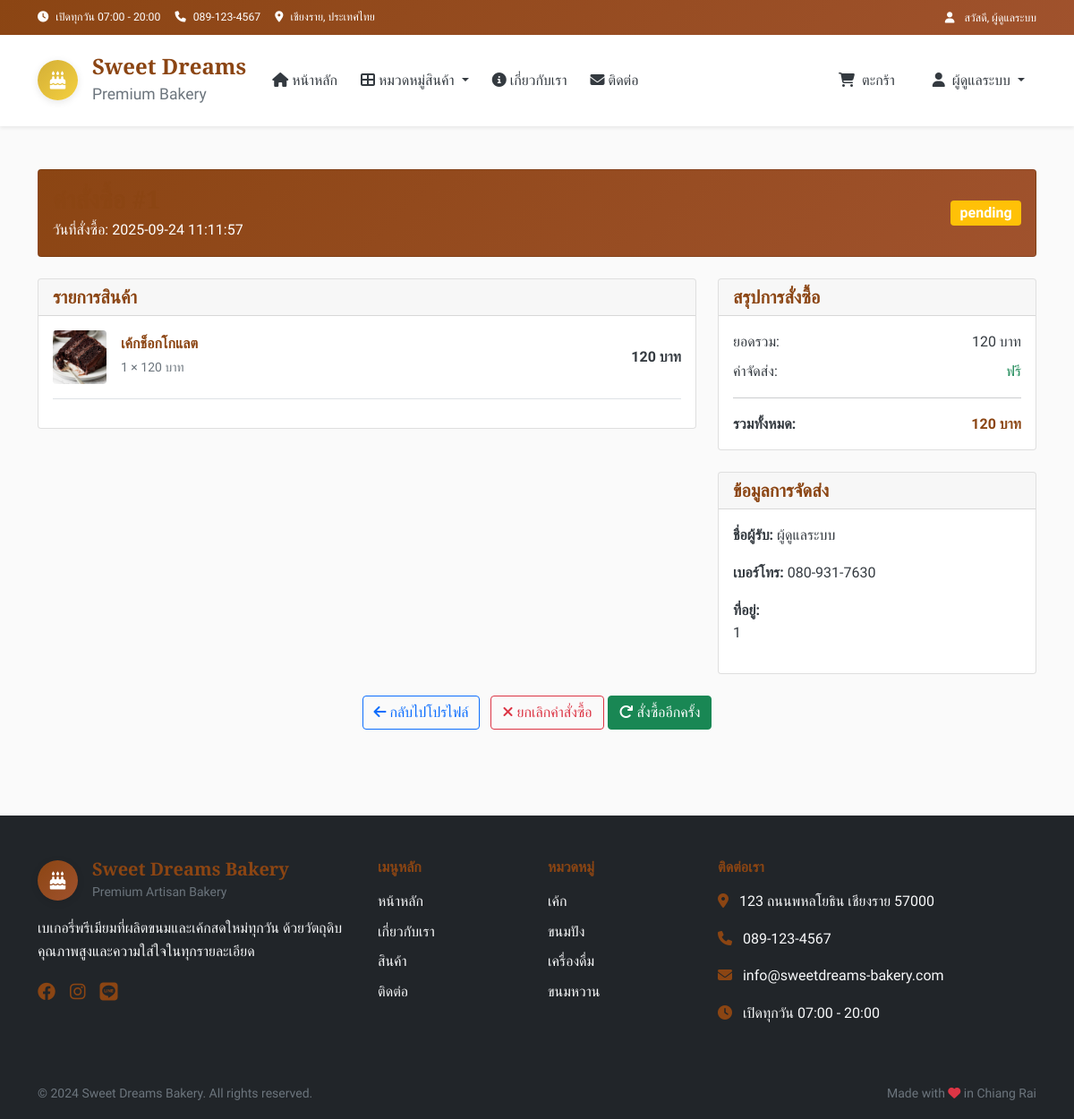
The app's page /order/1 (signed in), older data.
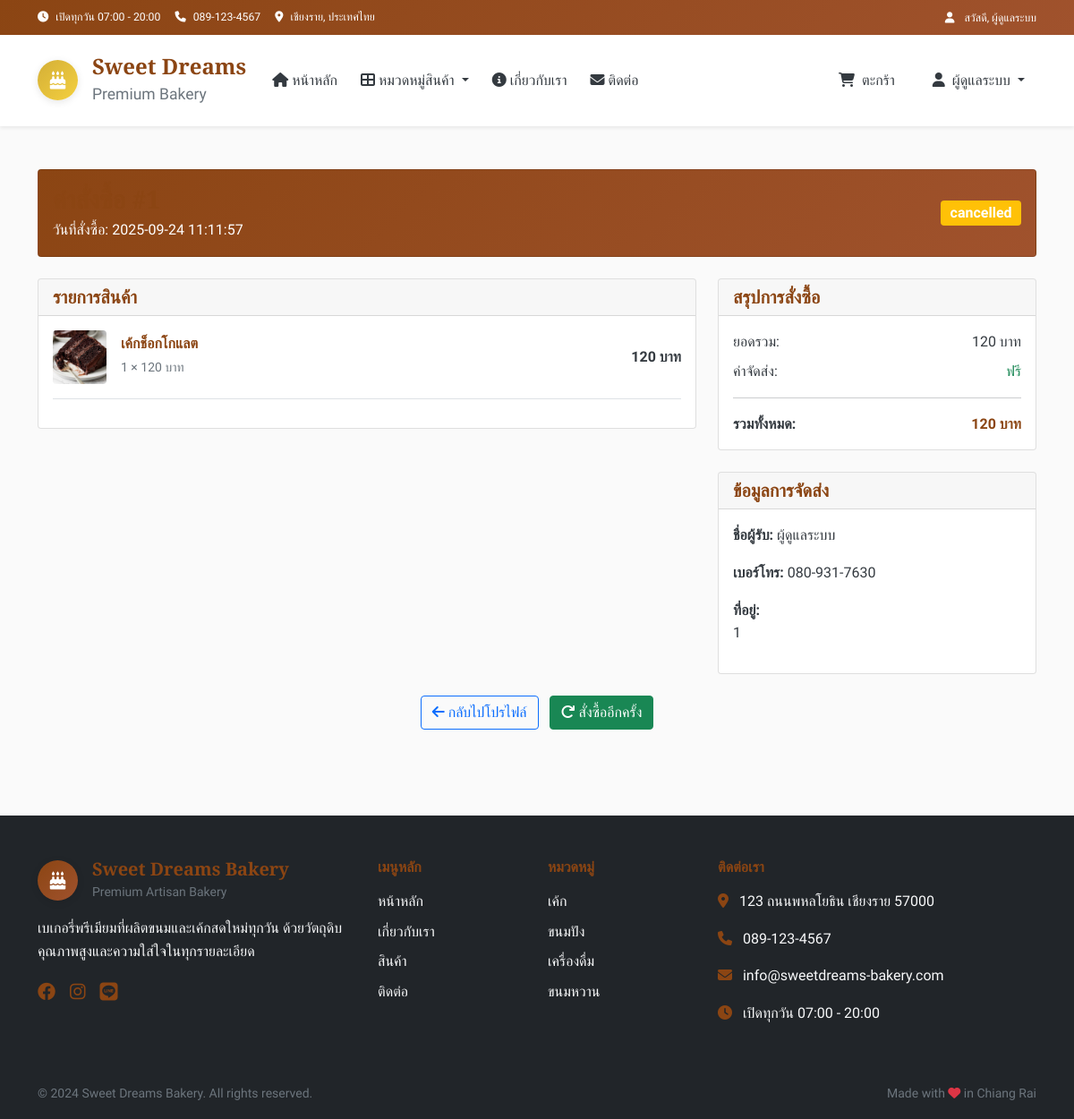
The same page, newer data.
### tables this page shows
CREATE TABLE orders (
        id INTEGER PRIMARY KEY AUTOINCREMENT,
        user_id INTEGER,
        total_amount DECIMAL(10,2) NOT NULL,
        status TEXT DEFAULT 'pending',
        customer_name TEXT NOT NULL,
        customer_phone TEXT NOT NULL,
        customer_address TEXT,
        notes TEXT,
        created_at TIMESTAMP DEFAULT CURRENT_TIMESTAMP,
        FOREIGN KEY (user_id) REFERENCES users (id)
    );

### app.py (the view)
@app.route('/order/<int:order_id>')
def order_detail(order_id):
    conn = get_db_connection()
    if session.get('role') == 'admin':
        order = conn.execute("SELECT * FROM orders WHERE id = ?", (order_id,)).fetchone()
    elif session.get('user_id'):
        order = conn.execute("""
            SELECT * FROM orders
            WHERE id = ? AND user_id = ?
        """, (order_id, session.get('user_id'))).fetchone()
    else:
        flash('กรุณาเข้าสู่ระบบก่อน')
        conn.close()
        return redirect(url_for('login'))
    if not order:
        flash('ไม่พบคำสั่งซื้อนี้')
        conn.close()
        return redirect(url_for('profile'))
    order_items = conn.execute("""
        SELECT oi.*, p.name as product_name, p.image as product_image
        FROM order_items oi
        JOIN products p ON oi.product_id = p.id
        WHERE oi.order_id = ?
    """, (order_id,)).fetchall()
    conn.close()
    return render_template('order_detail.html', order=order, order_items=order_items)

### app.py (called while the page is built)
def get_db_connection():
    conn = sqlite3.connect(DB_NAME)
    conn.row_factory = sqlite3.Row
    return conn

def get_categories():
    conn = get_db_connection()
    categories = conn.execute(
        "SELECT * FROM categories ORDER BY display_order"
    ).fetchall()
    conn.close()
    return categories

def get_cart_total():
    cart = session.get('cart', {})
    total_items = sum(item['quantity'] for item in cart.values())
    total_price = sum(item['price'] * item['quantity'] for item in cart.values())
    return total_items, total_price

@app.context_processor
def inject_global_data():
    categories = get_categories()
    cart_total_items, _ = get_cart_total()
    return dict(
        categories=categories,
        cart_total_items=cart_total_items
    )

### templates/order_detail.html (shortened to what the changed rows need)
{% extends "layout.html" %}
{% block content %}
<div class="container py-5">
    <div class="row mb-4">
        <div class="col-12">
            <div class="card bg-primary text-white">
                <div class="card-body">
                    <div class="row align-items-center">
                        <div class="col-md-8">
                            <h3 class="mb-1">คำสั่งซื้อ #{{ order.id }}</h3>
                            <p class="mb-0">วันที่สั่งซื้อ: {{ order.created_at }}</p>
                        </div>
                        <div class="col-md-4 text-end">
                            <span class="badge bg-{{ 'success' if order.status == 'completed' else 'warning' }} fs-6">
                                {{ order.status }}
                            </span>
                        </div>
                    </div>
                </div>
            </div>
        </div>
    </div>
    <div class="row">
        <div class="col-lg-4">
            <div class="card mb-4">
                <div class="card-body">
                    <div class="d-flex justify-content-between mb-2">
                        <span>ยอดรวม:</span>
                        <span>{{ "%.0f"|format(order.total_amount) }} บาท</span>
                    </div>
                    <div class="d-flex justify-content-between">
                        <strong>รวมทั้งหมด:</strong>
                        <strong class="text-primary">{{ "%.0f"|format(order.total_amount) }} บาท</strong>
                    </div>
                </div>
            </div>
            <div class="card">
                <div class="card-body">
                    <p><strong>ชื่อผู้รับ:</strong> {{ order.customer_name }}</p>
                    <p><strong>เบอร์โทร:</strong> {{ order.customer_phone }}</p>
                    {% if order.customer_address %}
                        <p><strong>ที่อยู่:</strong><br>{{ order.customer_address }}</p>
                    {% endif %}
                </div>
            </div>
        </div>
    </div>
    <div class="row mt-4">
        <div class="col-12 text-center">
            <a href="/profile" class="btn btn-outline-primary me-2">
                <i class="fas fa-arrow-left me-1"></i>กลับไปโปรไฟล์
            </a>
            {% if order.status == 'pending' %}
            <button class="btn btn-outline-danger" onclick="cancelOrder({{ order.id }})">
                <i class="fas fa-times me-1"></i>ยกเลิกคำสั่งซื้อ
            </button>
            {% endif %}
            <button class="btn btn-success" onclick="reorder()">
                <i class="fas fa-redo me-1"></i>สั่งซื้ออีกครั้ง
            </button>
        </div>
    </div>
</div>
{% endblock %}

### templates/layout.html (shortened to what the changed rows need)
<!DOCTYPE html>
<html lang="th" data-bs-theme="light">
<head>
    <link href="https://cdn.jsdelivr.net/npm/bootstrap@5.0.2/dist/css/bootstrap.min.css" rel="stylesheet">
    <link rel="stylesheet" href="https://cdnjs.cloudflare.com/ajax/libs/font-awesome/6.4.0/css/all.min.css">
    <link rel="stylesheet" href="{{ url_for('static', filename='css/main.css') }}">
    {% if session.get('role') == 'admin' %}
    <link rel="stylesheet" href="{{ url_for('static', filename='css/admin.css') }}">
    {% endif %}
</head>
<body>
    <header>
        <div class="top-bar bg-primary text-white py-2">
            <div class="container">
                <div class="row align-items-center">
                    <div class="col-md-4 text-end">
                        {% if session.get('user_id') %}
                            <small>
                                <i class="fas fa-user me-2"></i>
                                สวัสดี, {{ session.get('full_name') or session.get('username') }}
                            </small>
                        {% endif %}
                    </div>
                </div>
            </div>
        </div>
    </header>
    <nav class="navbar navbar-expand-lg navbar-light bg-white shadow-sm sticky-top" aria-label="Main navigation">
        <div class="container">
            <div class="collapse navbar-collapse" id="navbarNav">
                <ul class="navbar-nav ms-auto">
                    {% if session.get('user_id') %}
                        <li class="nav-item dropdown">
                            <a class="nav-link dropdown-toggle fw-500" href="#" role="button" data-bs-toggle="dropdown" aria-expanded="false">
                                <i class="fas fa-user me-1"></i>
                                <span class="d-none d-lg-inline">{{ session.get('full_name') or session.get('username') }}</span>
                            </a>
                        </li>
                    {% endif %}
                </ul>
            </div>
        </div>
    </nav>
    <main>
        {% block content %}{% endblock %}
    </main>
</body>
</html>

Row changes from the older to the newer data that the page shows:
changed orders "ผู้ดูแลระบบ": status "pending" → "cancelled"
Text that changed along with them:
text no longer shown: "ยกเลิกคำสั่งซื้อ"
